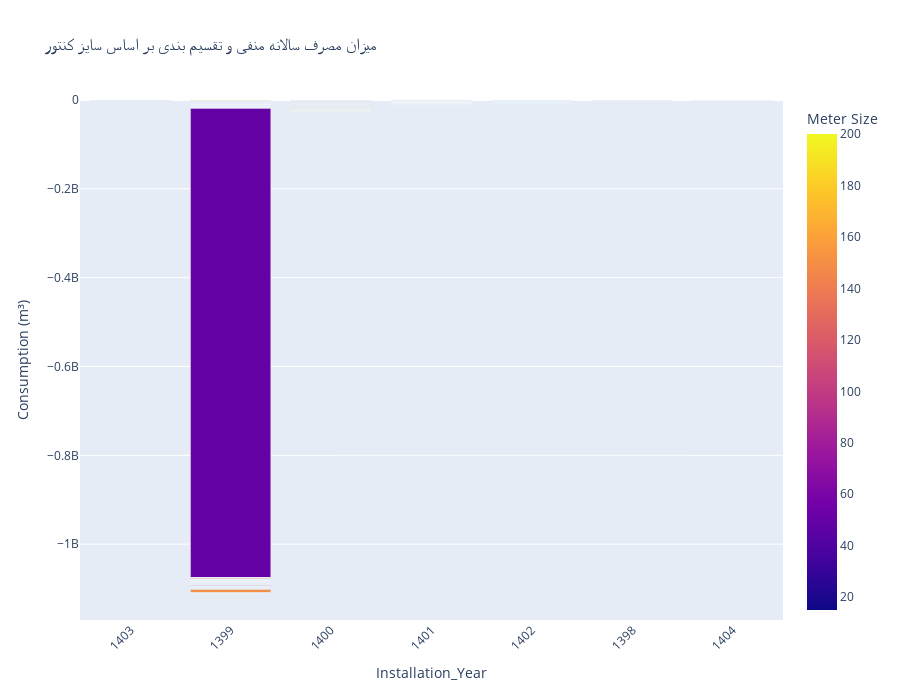

Notebook code cell kept with this figure:
### Code cell
fig3_1 = px.bar(df_copy[df_copy["Consumption (m³)"] < 0],
x='Installation_Year',
y='Consumption (m³)',
color='Meter Size',

title='میزان مصرف سالانه منفی و تقسیم بندی بر اساس سایز کنتور ',
height=700) # Adjusted height
fig3_1.update_layout(xaxis_tickangle=-45) 
fig3_1.show()

### Figure 1 — Plotly figure (JSON) as saved in the notebook; plotly's stock layout.template omitted (floating-point values rounded to 4 significant figures; data arrays with more than 128 entries replaced by an {"elided": "..."} marker saying what was removed)
{"data": [{"alignmentgroup": "True", "hovertemplate": "Installation_Year=%{x}<br>Consumption (m³)=%{y}<br>Meter Size=%{marker.color}<extra></extra>", "legendgroup": "", "marker": {"color": {"elided": "3491 int values"}, "coloraxis": "coloraxis", "pattern": {"shape": ""}}, "name": "", "offsetgroup": "", "orientation": "v", "showlegend": false, "textposition": "auto", "type": "bar", "x": {"elided": "3491 str values"}, "xaxis": "x", "y": {"elided": "3491 float values"}, "yaxis": "y"}], "layout": {"barmode": "relative", "coloraxis": {"colorbar": {"title": {"text": "Meter Size"}}, "colorscale": [[0, "#0d0887"], [0.1111, "#46039f"], [0.2222, "#7201a8"], [0.3333, "#9c179e"], [0.4444, "#bd3786"], [0.5556, "#d8576b"], [0.6667, "#ed7953"], [0.7778, "#fb9f3a"], [0.8889, "#fdca26"], [1, "#f0f921"]]}, "height": 700, "legend": {"tracegroupgap": 0}, "title": {"text": "میزان مصرف سالانه منفی و تقسیم بندی بر اساس سایز کنتور "}, "xaxis": {"anchor": "y", "domain": [0, 1], "tickangle": -45, "title": {"text": "Installation_Year"}}, "yaxis": {"anchor": "x", "domain": [0, 1], "title": {"text": "Consumption (m³)"}}}}
